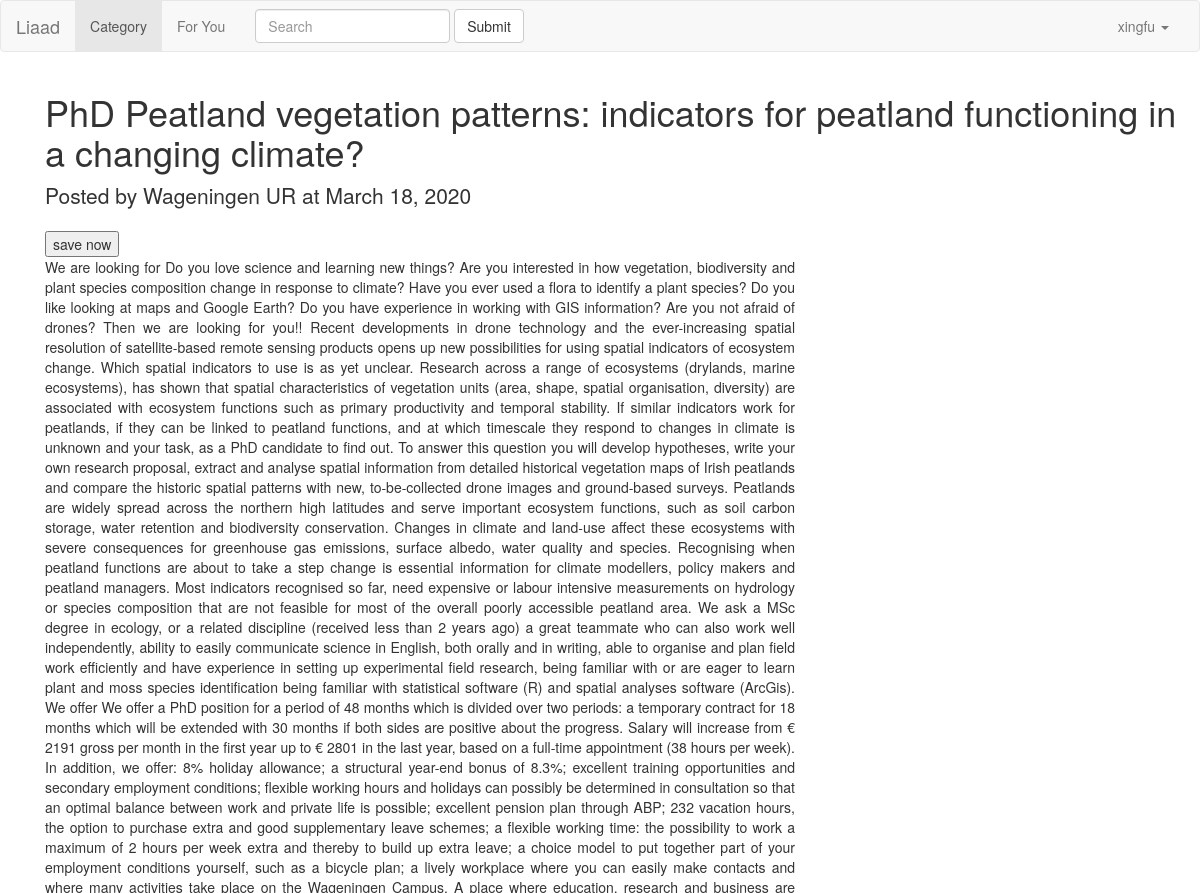
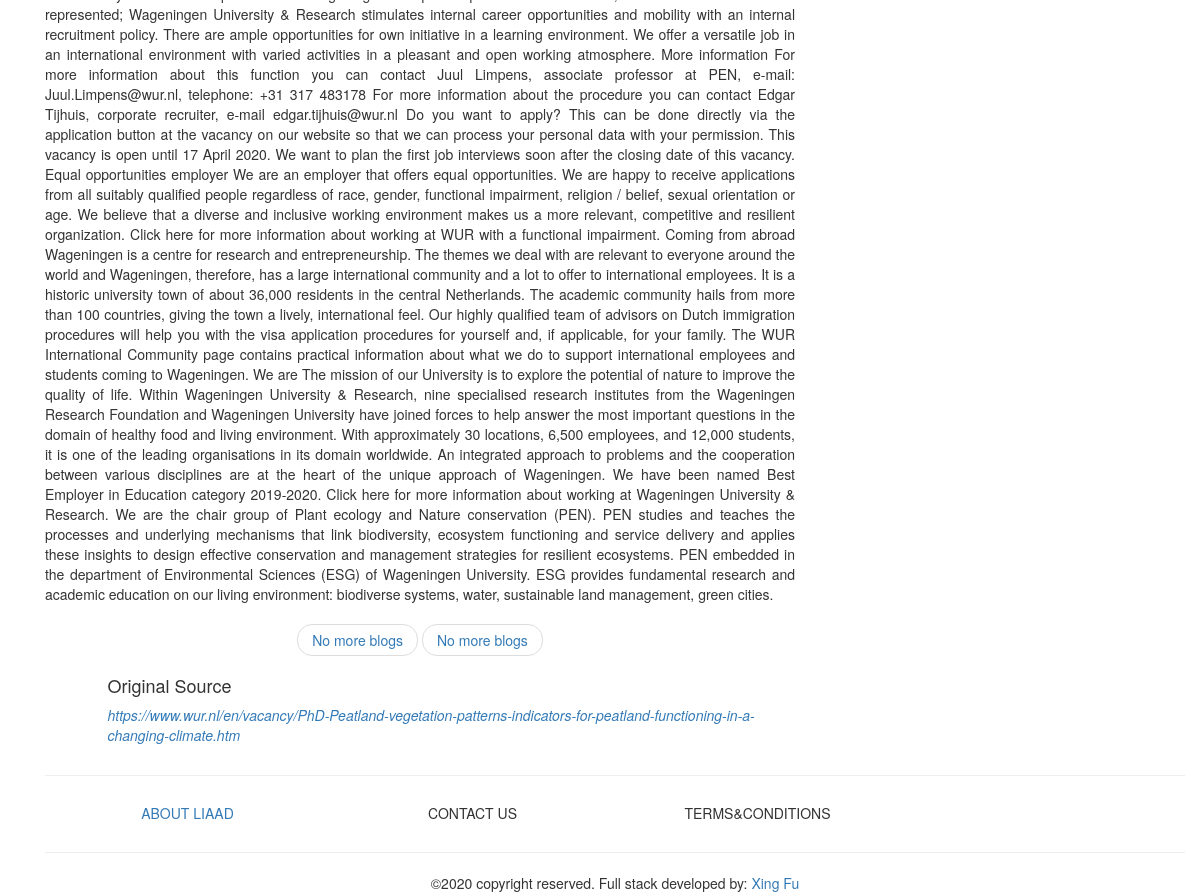
/api/1 (signed in), run on the app's committed database (2 pictures, top to bottom).
### article/models.py (models this page shows, shortened)
class Article(models.Model):
    title = models.CharField(max_length=150)
    context = models.TextField()
    url = models.URLField()
    region = models.ForeignKey(Region, on_delete=models.DO_NOTHING)
    country = models.ForeignKey(Country, on_delete=models.DO_NOTHING)
    discipline = models.ForeignKey(Discipline, on_delete=models.DO_NOTHING)
    university = models.ForeignKey(University, on_delete=models.DO_NOTHING)
    types = models.ForeignKey(Types, on_delete=models.DO_NOTHING)
    create_time =models.DateField(auto_now= True)
    create_time_roll = models.DateTimeField(auto_now=True)
    user_collect = models.ManyToManyField('user.User', through='user.collect_blogs')
    class Meta:
        ordering =['-create_time_roll']

class University(models.Model):
    university = models.CharField(max_length=30)
    region = models.ForeignKey(Region, on_delete=models.DO_NOTHING, null=True)
    country = models.ForeignKey(Country, on_delete=models.DO_NOTHING, null=True)
    def __str__(self):
        return self.university

### article/views.py (the view)
# urls.py: path('<int:article_id>',views.blog_detail, name='blog_detail'),
def blog_detail(request,article_id):
    context ={}
    blog = get_object_or_404(Article, id= article_id)
    context['blogs']=blog
    context['title']=blog.title
    context['content'] = mark_safe(blog.context)
    context['previous'] = Article.objects.filter(create_time_roll__gt =blog.create_time_roll).last()
    context['next'] = Article.objects.filter(create_time_roll__lt=blog.create_time_roll).first()
    return render(request,'blog_detail_backup.html',context)

### article/templates/blog_detail_backup.html (shortened to what this page needs)
{% extends 'index.html' %}
{% block content%}
<div class="container">
      <div class="blog-header">
        <h1 class="blog-title">{{title}}</h1>
        <p class="lead blog-description">Posted by {{blogs.university}} at {{blogs.create_time}}</p>
          <button id="save" onclick="add_fav($(this), {{ blogs.pk }}, {{user.pk}})"> save now </button>
      </div>
      <div class="row">
        <div class="col-sm-8 blog-main">
          <div class="blog-post">
              <p class="text-justify">{{content}}</p>
          <nav>
            <ul class="pager">
              <li>
                  {% if previous %}
                  <a href="{% url 'blog_detail' previous.pk %}">Previous</a>
                  {% else%}
                    <a> No more blogs</a>
                  {% endif %}
                </li>
              <li>
                  {% if next %}
                  <a href="{% url 'blog_detail' next.pk %}">Next</a>
                  {% else%}
                    <a> No more blogs</a>
                  {% endif %}
                </li>
            </ul>
          </nav>
        </div>
        <div class="col-sm-16 col-sm-offset-1 blog-sidebar">
          <div class="sidebar-module sidebar-module-inset">
              <h4>Original Source</h4>
            <p> <em><a href="{{blogs.url}}">{{blogs.url}}</a></em></p>
          </div>
        </div>
    </div>
{% endblock %}

### article/templates/index.html (shortened to what this page needs)
{% load static %}
<html>
<head>
    <link href="{% static '/bootstrap-3.3.7/css/bootstrap.min.css' %}" rel="stylesheet">
</head>
<body>
<nav class="navbar navbar-default">
  <div class="container-fluid">
    <div class="navbar-header">
      <a class="navbar-brand" href="/">Liaad</a>
    </div>
    <div class="collapse navbar-collapse" id="bs-example-navbar-collapse-1">
      <ul class="nav navbar-nav">
          <li class="active"><a href="{% url 'type_list' %}">Category <span class="sr-only">(current)</span></a></li>
      </ul>
      {% if user.is_authenticated %}
        <ul class="nav navbar-nav">
          <li class="nav-link"><a href="{% url 'type_list' %}">For You <span class="sr-only">(current)</span></a></li>
      </ul>
        <form class="navbar-form navbar-left" action="{% url 'search_context' %}">
        <div class="form-group">
          <input type="text" class="form-control" placeholder="Search" name="key_words">
        </div>
        <button type="submit" class="btn btn-default">Submit</button>
      </form>
        {% endif %}
      <ul class="nav navbar-nav navbar-right">
            {% if user.is_authenticated %}
          <li class="dropdown">
            <a href=# class="dropdown-toggle" data-toggle="dropdown" role="button" aria-haspopup="true" aria-expanded="false">{{user}} <span class="caret"></span></a>
              </li>
            {% endif %}
      </ul>
    </div>
  </div>
</nav>
<div class="container">
{% block content %}{% endblock %}
</div>
<hr>
<footer class="footer">
  <div class="container-fluid text-center text-md-left">
    <div class="row">
      <div class="col-md-3 mb-md-0 mb-3">
        <a href = '{% url 'about' %}'><h5 class="text-uppercase">About Liaad</h5></a>
      </div>
      <div class="col-md-3 mb-md-0 mb-3">
        <h5 class="text-uppercase">contact us</h5>
      </div>
        <div class="col-md-3 mb-md-0 mb-3">
        <h5 class="text-uppercase">Terms&conditions</h5>
      </div>
    </div>
  </div>
  <hr>
  <div class="footer-copyright text-center py-3">©2020 copyright reserved. Full stack developed by:<a href="https://www.linkedin.com/in/xing-fu-83b893a4//"> Xing Fu </a>
  </div>
</footer>
</body>
</html>

### data on the page
Article: title "PhD Peatland vegetation patterns: indicators for peatland functioning in a changing climate?", university "Wageningen UR", create_time "March 18, 2020", url "https://www.wur.nl/en/vacancy/PhD-Peatland-vegetation-patterns-indicators-for-peatland-functioning-in-a-changing-climate.htm"

### other printed values
{{ user }} "xingfu"
